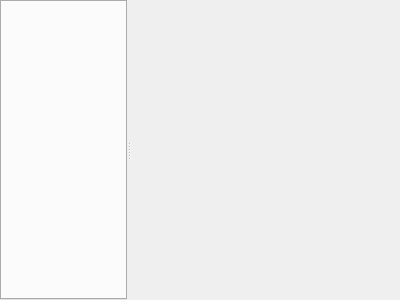
<?xml version="1.0" encoding="UTF-8"?>
<ui version="4.0">
 <class>document_editor_container</class>
 <widget class="QWidget" name="document_editor_container">
  <property name="geometry">
   <rect>
    <x>0</x>
    <y>0</y>
    <width>400</width>
    <height>300</height>
   </rect>
  </property>
  <property name="windowTitle">
   <string>Form</string>
  </property>
  <layout class="QGridLayout" name="gridLayout_2">
   <property name="leftMargin">
    <number>0</number>
   </property>
   <property name="topMargin">
    <number>0</number>
   </property>
   <property name="rightMargin">
    <number>0</number>
   </property>
   <property name="bottomMargin">
    <number>0</number>
   </property>
   <item row="0" column="0">
    <widget class="QSplitter" name="splitter">
     <property name="orientation">
      <enum>Qt::Orientation::Horizontal</enum>
     </property>
     <widget class="QTabWidget" name="documents">
      <property name="currentIndex">
       <number>-1</number>
      </property>
      <property name="tabsClosable">
       <bool>true</bool>
      </property>
      <property name="movable">
       <bool>true</bool>
      </property>
     </widget>
     <widget class="FileExplorerWidget" name="file_explorer" native="true"/>
    </widget>
   </item>
  </layout>
 </widget>
 <customwidgets>
  <customwidget>
   <class>FileExplorerWidget</class>
   <extends>QWidget</extends>
   <header>airunner/components/file_explorer/gui/widgets/file_explorer_widget</header>
   <container>1</container>
  </customwidget>
 </customwidgets>
 <resources/>
 <connections/>
</ui>
